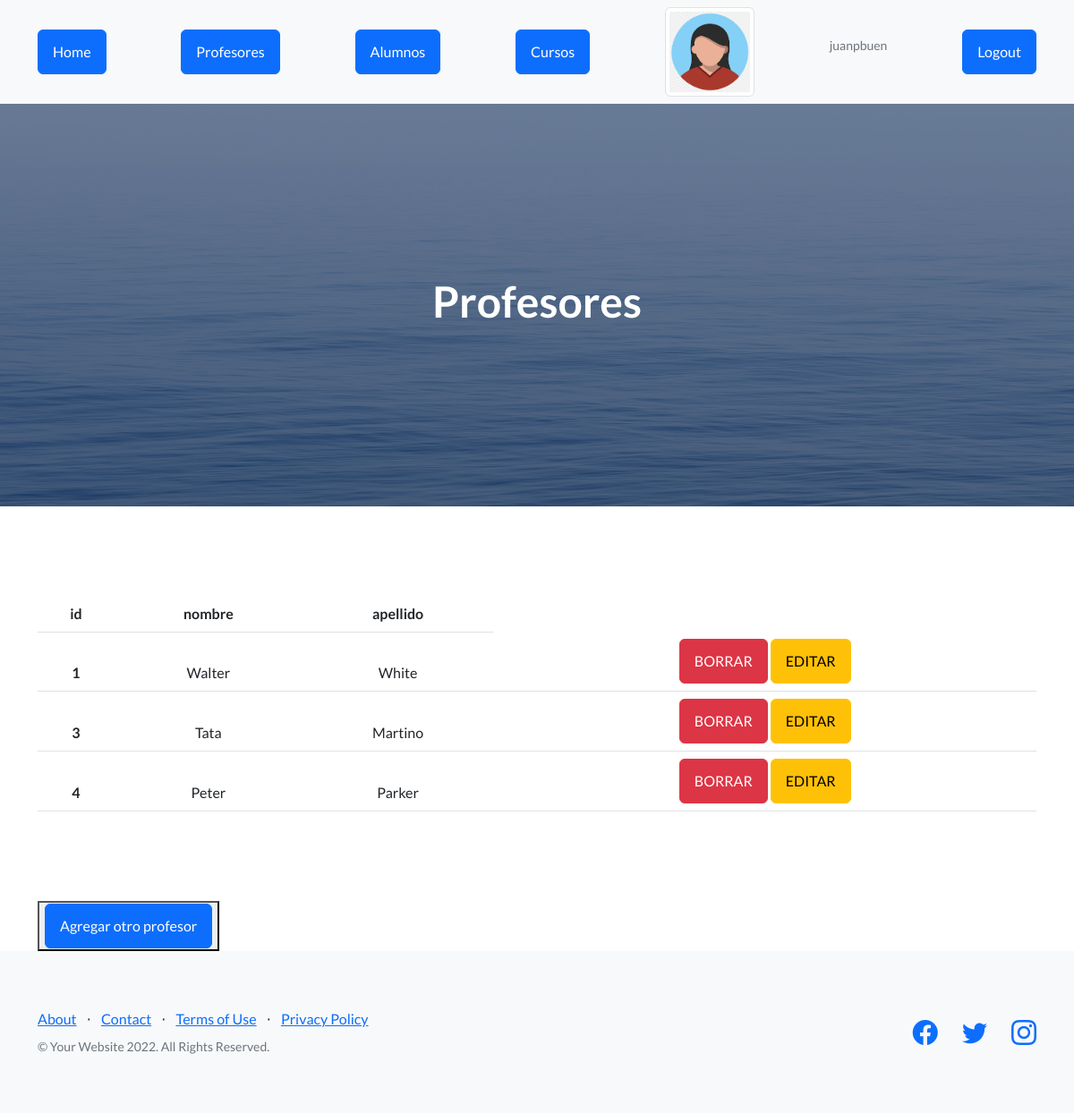
/appCoder/profesores (signed in), run on the app's committed database.
### AppCoder/models.py (models this page shows)
class Profesores(models.Model):
    nombre = models.CharField(max_length=40)
    apellido = models.CharField(max_length=40)

### AppCoder/views.py (the view)
# urls.py: path("profesores" , views.profesores , name="profesores"),
@login_required
def profesores(request):
    print(request.user.id)
    if request.user.id != None:
        avatares = Avatar.objects.filter(user=request.user.id)
        profesores = Profesores.objects.all()
        return render(request, "profesores.html", {"profesores":profesores,"url":avatares[0].imagen.url})

### AppCoder/template/profesores.html
{% extends "padre.html" %}
{% load static %}
{% block seccion %}
    <h1>Profesores</h1>
{% endblock %}
{% block contenido %}
      <div class="container">
        <table class="table table-hover" style="text-align: center; margin-top: 100px;margin-bottom: 100px;">
            <thead>
            <tr>
                <th>id</th>
                <th>nombre</th>
                <th>apellido</th>
            </tr>
            {% for n in profesores %}
            <tr>
                <th>{{n.id}}</th>
                <td>{{n.nombre}}</td>
                <td>{{n.apellido}}</td>
                <td>
                    {% if request.user.is_authenticated %}
                    <a href="{% url 'eliminar_profesor'  n.id %}" class="btn btn-danger">BORRAR</a>
                    <a href="{% url 'editar_profesor'  n.id %}" class="btn btn-warning">EDITAR</a>
                    {% endif %}
                </td>
            {% endfor %}
            </tr>
        </table>
        <button>
            <a href="alta_profesor" class="btn btn-primary">Agregar otro profesor</a>
        </button>
      </div>
{% endblock %}

### AppCoder/template/padre.html (shortened to what this page needs)
<!DOCTYPE html>
<html lang="en">
    <head>
        {% load static %}
        <link href="https://cdn.jsdelivr.net/npm/bootstrap-icons@1.5.0/font/bootstrap-icons.css" rel="stylesheet" type="text/css" />
        <link href="{% static 'app_coder/css/styles.css' %}" rel="stylesheet" />
    </head>
    <body>
        <nav class="navbar navbar-light bg-light static-top">
            <div class="container">
                <a href="{% url 'home' %}" class="btn btn-primary">Home</a>
                {% if request.user.is_authenticated %}
                    <a href="{% url 'profesores' %}" class="btn btn-primary">Profesores</a>
                {% endif %}
                <a href="{% url 'alumnos' %}" class="btn btn-primary">Alumnos</a>
                <a href="{% url 'cursos' %}" class="btn btn-primary">Cursos</a>
                {% if request.user.is_authenticated %}
                    <img src="{{ url }}" class="img-thumbnail" alt="..." width="100px" height="100px">
                    <p class="text-muted small">{{user.username}}</p>
                    <a href="{% url 'Logout' %}" class="btn btn-primary">Logout</a>
                {% endif %}
            </div>
        </nav>
        <header class="masthead">
            <div class="container position-relative">
                <div class="row justify-content-center">
                    <div class="col-xl-6">
                        <div class="text-center text-white">
                            {% block seccion %}
                            {% endblock %}
                        </div>
                    </div>
                </div>
            </div>
        </header>
        {% block contenido %}
        {% endblock %}
        <footer class="footer bg-light">
            <div class="container">
                <div class="row">
                    <div class="col-lg-6 h-100 text-center text-lg-start my-auto">
                        <ul class="list-inline mb-2">
                            <li class="list-inline-item"><a href="#!">About</a></li>
                            <li class="list-inline-item">⋅</li>
                            <li class="list-inline-item"><a href="#!">Contact</a></li>
                            <li class="list-inline-item">⋅</li>
                            <li class="list-inline-item"><a href="#!">Terms of Use</a></li>
                            <li class="list-inline-item">⋅</li>
                            <li class="list-inline-item"><a href="#!">Privacy Policy</a></li>
                        </ul>
                        <p class="text-muted small mb-4 mb-lg-0">&copy; Your Website 2022. All Rights Reserved.</p>
                    </div>
                    <div class="col-lg-6 h-100 text-center text-lg-end my-auto">
                        <ul class="list-inline mb-0">
                            <li class="list-inline-item me-4">
                                <a href="#!"><i class="bi-facebook fs-3"></i></a>
                            </li>
                            <li class="list-inline-item me-4">
                                <a href="#!"><i class="bi-twitter fs-3"></i></a>
                            </li>
                            <li class="list-inline-item">
                                <a href="#!"><i class="bi-instagram fs-3"></i></a>
                            </li>
                        </ul>
                    </div>
                </div>
            </div>
        </footer>
    </body>
</html>

### data on the page
Profesores: id "1", nombre "Walter", apellido "White"
Profesores: id "3", nombre "Tata", apellido "Martino"
Profesores: id "4", nombre "Peter", apellido "Parker"

### other printed values
{{ user.username }} "juanpbuen"
